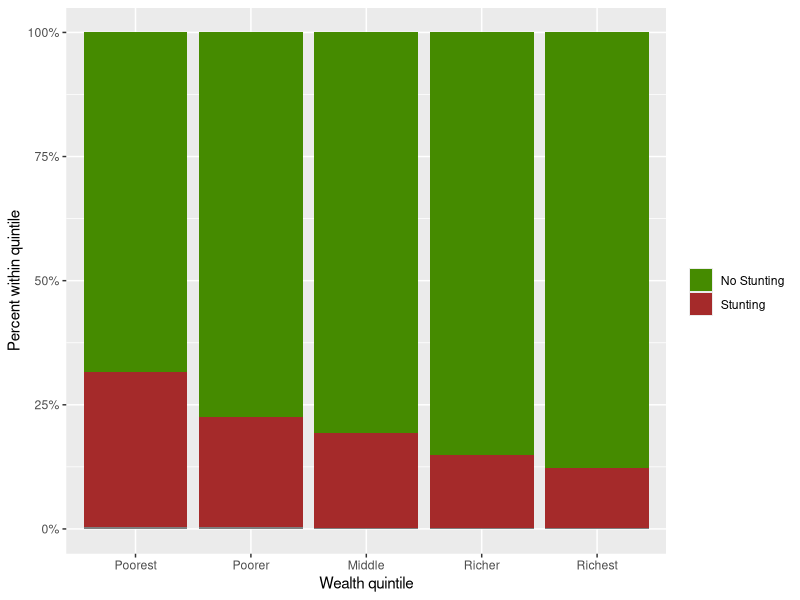
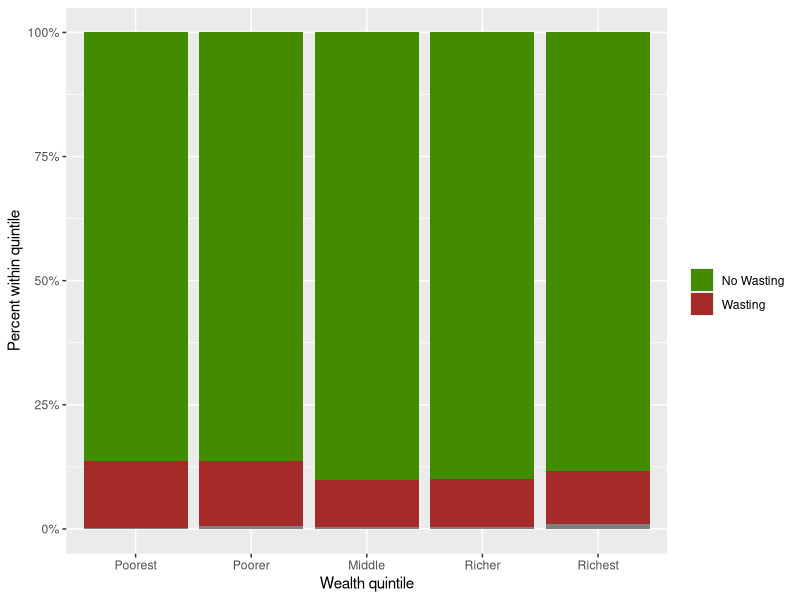

Recreate these plots in R, in order.
# 2. Comprehensive Exploratory Analysis with Statistical Tests

library(tidyverse)
library(survey)
library(ggplot2)

# Load cleaned data
bdhs_final <- read.csv("data/bdhs_cleaned_final.csv")

# PART 1: BASIC DESCRIPTIVE STATISTICS

# Sample size
cat("\nTotal sample size:", nrow(bdhs_final), "\n")

# Malnutrition prevalence
cat("\n--- Malnutrition Prevalence ---\n")
cat("Stunting:", mean(bdhs_final$stunted, na.rm=T)*100, "%\n")
cat("Wasting:", mean(bdhs_final$wasted, na.rm=T)*100, "%\n")
cat("Underweight:", mean(bdhs_final$underweight, na.rm=T)*100, "%\n")

# Seeing the malnutrition's correlation
table(bdhs_final$stunted, bdhs_final$wasted)
table(bdhs_final$stunted, bdhs_final$underweight)

chisq.test(bdhs_final$wasted, bdhs_final$stunted)
chisq.test(bdhs_final$underweight, bdhs_final$stunted)

# PART 2: OBJECTIVE 1 - WEALTH AND MALNUTRITION

cat("\n==================== OBJECTIVE 1: WEALTH AND MALNUTRITION ====================\n")

# Test different wealth variables
cat("\n--- Testing Different Wealth Variables ---\n")

# 1. Wealth combined (V190)
cat("\n1. Wealth Combined Index:\n")
table(bdhs_final$wealth_combined)

# 2. Wealth urban/rural specific (V190A)
cat("\n2. Wealth Urban/Rural Index:\n")
table(bdhs_final$wealth_urban_rural)

# Chi-square tests for categorical wealth
cat("\n--- Chi-square Tests: Wealth Categories vs Malnutrition ---\n")

# Stunting
cat("\nStunting by wealth quintiles:\n")
stunting_wealth_tab <- table(bdhs_final$stunted, bdhs_final$wealth_quintile)
stunting_wealth_tab
print(prop.table(stunting_wealth_tab, 2) * 100)
ggplot(bdhs_final, aes(wealth_quintile, fill = factor(stunted))) +
  geom_bar(position = "fill") +
  scale_fill_manual(
    name = "",
    breaks = c("0","1"),
    labels = c("0" = "No Stunting", "1" = "Stunting"),
    values = c("0" = "chartreuse4",  
               "1" = "brown"), 
    ) +
  scale_x_discrete(limits = c("Poorest","Poorer","Middle","Richer","Richest")) +
  scale_y_continuous(labels = scales::percent) +
  labs(x = "Wealth quintile", y = "Percent within quintile")
chisq.test(stunting_wealth_tab)

# Wasting
cat("\nWasting by wealth quintiles:\n")
wasting_wealth_tab <- table(bdhs_final$wasted, bdhs_final$wealth_quintile)
wasting_wealth_tab
print(prop.table(wasting_wealth_tab, 2) * 100)
ggplot(bdhs_final, aes(wealth_quintile, fill = factor(wasted))) +
  geom_bar(position = "fill") +
  scale_fill_manual(
    name = "",
    breaks = c("0","1"),
    labels = c("0" = "No Wasting", "1" = "Wasting"),
    values = c("0" = "chartreuse4",  
               "1" = "brown"), 
  ) +
  scale_x_discrete(limits = c("Poorest","Poorer","Middle","Richer","Richest")) +
  scale_y_continuous(labels = scales::percent) +
  labs(x = "Wealth quintile", y = "Percent within quintile")
chisq.test(wasting_wealth_tab)

# Underweight
cat("\nUnderweight by wealth quintiles:\n")
uw_wealth_tab <- table(bdhs_final$underweight, bdhs_final$wealth_quintile)
uw_wealth_tab
print(prop.table(uw_wealth_tab, 2) * 100)
chisq.test(uw_wealth_tab)

# Trend test using numeric wealth index
cat("\n--- Trend Test: Wealth as Continuous Variable ---\n")

# Correlation between wealth index and malnutrition
cor.test(bdhs_final$wealth_urban_rural, bdhs_final$stunted)
cor.test(bdhs_final$wealth_urban_rural, bdhs_final$wasted)
cor.test(bdhs_final$wealth_urban_rural, bdhs_final$underweight)

# PART 3: OBJECTIVE 2 - HOUSEHOLD CONDITIONS AND MALNUTRITION
cat("\n==================== OBJECTIVE 2A: HOUSEHOLD STRUCTURES (HEAD) ====================\n")

# T-test: Compare head age between malnourished vs normal
cat("\n--- T-tests: Head Age by Malnutrition Status ---\n")

# Stunting
stunted_head_age <- bdhs_final$head_age[bdhs_final$stunted == 1]
normal_head_age <- bdhs_final$head_age[bdhs_final$any_malnutrition == 0]
t.test(stunted_head_age, normal_head_age)

# Wasting  
wasted_head_age <- bdhs_final$head_age[bdhs_final$wasted == 1]
t.test(wasted_head_age, normal_head_age)

# Underweight  
uw_head_age <- bdhs_final$head_age[bdhs_final$underweight == 1]
t.test(uw_head_age, normal_head_age)

# Head Sex Analysis
cat("\n--- Chi-square Test: Head Sex ---\n")
cat("Stunting & Head Sex")
chisq.test(table(bdhs_final$stunted, bdhs_final$head_sex))

cat("Wasting & Head Sex")
chisq.test(table(bdhs_final$wasted, bdhs_final$head_sex))

chisq.test(table(bdhs_final$underweight, bdhs_final$head_sex))

# Relationship to head Analysis
cat("\n--- Chi-square Test: Relationship ---\n")
cat("Stunting & Relationship")
chisq.test(table(bdhs_final$stunted, bdhs_final$relationship))

cat("Wasting & Relationship")
chisq.test(table(bdhs_final$wasted, bdhs_final$relationship))

chisq.test(table(bdhs_final$underweight, bdhs_final$relationship))

cat("\n==================== OBJECTIVE 2B: HOUSEHOLD SIZE ====================\n")

# Descriptive statistics
cat("\n--- Household Size Distribution ---\n")
cat("Mean:", mean(bdhs_final$household_members), "\n")
cat("Median:", median(bdhs_final$household_members), "\n")
cat("SD:", sd(bdhs_final$household_members), "\n")

# T-test: Compare household size between malnourished vs normal
cat("\n--- T-tests: Household Size by Malnutrition Status ---\n")

# Stunting
stunted_hh_size <- bdhs_final$household_members[bdhs_final$stunted == 1]
normal_hh_size <- bdhs_final$household_members[bdhs_final$any_malnutrition == 0]
t.test(stunted_hh_size, normal_hh_size)

# Wasting
wasted_hh_size <- bdhs_final$household_members[bdhs_final$wasted == 1]
t.test(wasted_hh_size, normal_hh_size)

# Underweight
uw_hh_size <- bdhs_final$household_members[bdhs_final$underweight == 1]
t.test(uw_hh_size, normal_hh_size)

# Categorical household size
cat("\n--- Chi-square Test: Household Size Categories ---\n")
cat("Stunting & Household size")
chisq.test(table(bdhs_final$stunted, bdhs_final$household_size_cat))
cat("Wasting & Household size")
chisq.test(table(bdhs_final$wasted, bdhs_final$household_size_cat))

chisq.test(table(bdhs_final$underweight, bdhs_final$household_size_cat))

cat("\n==================== OBJECTIVE 2C: NUMBER OF CHILDREN ====================\n")

# Test different children variables
cat("\n--- Comparing Different Children Variables ---\n")

# 1. Total children ever born
cat("\n1. Total children ever born:\n")
cat("Mean:", mean(bdhs_final$total_children_born), "\n")
cor.test(bdhs_final$total_children_born, bdhs_final$stunted)
cor.test(bdhs_final$total_children_born, bdhs_final$wasted)
cor.test(bdhs_final$total_children_born, bdhs_final$underweight)

# 2. Births in last 5 years
cat("\n2. Births in last 5 years:\n")
cat("Mean:", mean(bdhs_final$births_last5y), "\n")
cor.test(bdhs_final$births_last5y, bdhs_final$stunted)
cor.test(bdhs_final$births_last5y, bdhs_final$wasted)
cor.test(bdhs_final$births_last5y, bdhs_final$underweight)

# 3. Living children
cat("\n3. Living children:\n")
cat("Mean:", mean(bdhs_final$living_children), "\n")
cor.test(bdhs_final$living_children, bdhs_final$stunted)
cor.test(bdhs_final$living_children, bdhs_final$wasted)
cor.test(bdhs_final$living_children, bdhs_final$underweight)


# T-tests for total children ever born (most relevant)
cat("\n--- T-tests: Children by Malnutrition Status ---\n")

# Stunting
stunted_children <- bdhs_final$total_children_born[bdhs_final$stunted == 1]
normal_children <- bdhs_final$total_children_born[bdhs_final$any_malnutrition == 0]
t.test(stunted_children, normal_children)

# Wasting
wasted_children <- bdhs_final$births_last5y[bdhs_final$wasted == 1]
t.test(wasted_children, normal_children)

# Underweight
uw_children <- bdhs_final$births_last5y[bdhs_final$underweight == 1]
t.test(uw_children, normal_children)

# Chi-square for categorical
cat("\n--- Chi-square Test: Children Categories ---\n")
chisq.test(table(bdhs_final$stunted, bdhs_final$children_cat))
chisq.test(table(bdhs_final$wasted, bdhs_final$children_cat))
chisq.test(table(bdhs_final$underweight, bdhs_final$children_cat))


# PART 4: OBJECTIVE 3 - WEALTH AND HOUSEHOLD COMPOSITION ASSOCIATION

cat("\n==================== OBJECTIVE 3: WEALTH-HOUSEHOLD ASSOCIATION ====================\n")

# Correlation analysis
cat("\n--- Correlations with Wealth ---\n")

cor_headage_hh <- cor.test(bdhs_final$wealth_urban_rural, bdhs_final$head_age)
cat("Wealth and Head Age: r =", cor_headage_hh$estimate, ", p =", cor_headage_hh$p.value, "\n")

cor_wealth_hh <- cor.test(bdhs_final$wealth_urban_rural, bdhs_final$household_members)
cat("Wealth and HH size: r =", cor_wealth_hh$estimate, ", p =", cor_wealth_hh$p.value, "\n")

cor_wealth_total_children <- cor.test(bdhs_final$wealth_urban_rural, bdhs_final$total_children_born)
cat("Wealth and total children born: r =", cor_wealth_total_children$estimate, ", p =", cor_wealth_total_children$p.value, "\n")

# Cross-tabulation
cat("\n--- Cross-tabulation: Wealth by HH Size Category ---\n")
wealth_hh_table <- table(bdhs_final$wealth_quintile, bdhs_final$household_size_cat)
print(prop.table(wealth_hh_table, 1) * 100)
chisq.test(wealth_hh_table)

cat("\n--- Cross-tabulation: Wealth by Children Number Category ---\n")
wealth_child_table <- table(bdhs_final$wealth_quintile, bdhs_final$children_cat)
print(prop.table(wealth_child_table, 1) * 100)
chisq.test(wealth_child_table)

# PART 5: OBJECTIVE 4 - PARENT EDUCATION AND MALNUTRITION

cat("\n==================== OBJECTIVE 4: PARENT EDUCATION ====================\n")

# Descriptive statistics
cat("\n--- Education Distribution ---\n")
cat("Mother's education - Mean:", mean(bdhs_final$mother_edu_years), "years\n")
cat("Father's education - Mean:", mean(bdhs_final$father_edu_years), "years\n")
cat("Average parent education - Mean:", mean(bdhs_final$average_parent_edu), "years\n")

# T-tests for education by malnutrition status
cat("\n--- T-tests: Education by Stunting Status ---\n")

# Mother's education
stunted_mother_edu <- bdhs_final$mother_edu_years[bdhs_final$stunted == 1]
normal_mother_edu <- bdhs_final$mother_edu_years[bdhs_final$any_malnutrition == 0]
t_test_mother <- t.test(stunted_mother_edu, normal_mother_edu)
cat("\nMother's education:\n")
cat("  Stunted:", mean(stunted_mother_edu, na.rm=T), "years\n")
cat("  Normal:", mean(normal_mother_edu, na.rm=T), "years\n")
cat("  T-test: t =", t_test_mother$statistic, ", p =", t_test_mother$p.value, "\n")

# Father's education
stunted_father_edu <- bdhs_final$father_edu_years[bdhs_final$stunted == 1]
normal_father_edu <- bdhs_final$father_edu_years[bdhs_final$any_malnutrition == 0]
t_test_father <- t.test(stunted_father_edu, normal_father_edu)
cat("\nFather's education:\n")
cat("  Stunted:", mean(stunted_father_edu, na.rm=T), "years\n")
cat("  Normal:", mean(normal_father_edu, na.rm=T), "years\n")
cat("  T-test: t =", t_test_father$statistic, ", p =", t_test_father$p.value, "\n")

# Average parent education
stunted_avg_edu <- bdhs_final$average_parent_edu[bdhs_final$stunted == 1]
normal_avg_edu <- bdhs_final$average_parent_edu[bdhs_final$any_malnutrition == 0]
t_test_avg <- t.test(stunted_avg_edu, normal_avg_edu)
cat("\nAverage parent education:\n")
cat("  Stunted:", mean(stunted_avg_edu, na.rm=T), "years\n")
cat("  Normal:", mean(normal_avg_edu, na.rm=T), "years\n")
cat("  T-test: t =", t_test_avg$statistic, ", p =", t_test_avg$p.value, "\n")

# Chi-square for education categories
cat("\n--- Chi-square Tests: Education Categories ---\n")
mother_edu_cat_test <- chisq.test(table(bdhs_final$stunted, bdhs_final$mother_edu_cat))
cat("Mother's education category: X² =", mother_edu_cat_test$statistic, 
    ", p =", mother_edu_cat_test$p.value, "\n")

father_edu_cat_test <- chisq.test(table(bdhs_final$stunted, bdhs_final$father_edu_cat))
cat("Father's education category: X² =", father_edu_cat_test$statistic, 
    ", p =", father_edu_cat_test$p.value, "\n")

# We will use average parent education years as the final one since parent's impact on malnutrition is basically same

# PART 6: URBAN vs RURAL DIFFERENCES

cat("\n==================== URBAN vs RURAL ====================\n")

# Basic distribution
cat("\n--- Residence Distribution ---\n")
residence_table <- table(bdhs_final$residence)
print(residence_table)
print(prop.table(residence_table) * 100)

# Malnutrition by residence
cat("\n--- Malnutrition by Residence ---\n")
stunting_residence <- table(bdhs_final$stunted, bdhs_final$residence)
cat("\nStunting prevalence:\n")
print(prop.table(stunting_residence, 2) * 100)
stunting_res_test <- chisq.test(stunting_residence)
cat("Chi-square test: X² =", stunting_res_test$statistic, ", p =", stunting_res_test$p.value, "\n")

wasting_residence <- table(bdhs_final$wasted, bdhs_final$residence)
cat("\nWasting prevalence:\n")
print(prop.table(wasting_residence, 2) * 100)
wasting_res_test <- chisq.test(wasting_residence)
cat("Chi-square test: X² =", wasting_res_test$statistic, ", p =", wasting_res_test$p.value, "\n")

uw_residence <- table(bdhs_final$underweight, bdhs_final$residence)
cat("\nUnderweight prevalence:\n")
print(prop.table(uw_residence, 2) * 100)
uw_res_test <- chisq.test(uw_residence)
cat("Chi-square test: X² =", uw_res_test$statistic, ", p =", uw_res_test$p.value, "\n")

# It is a bit significant
